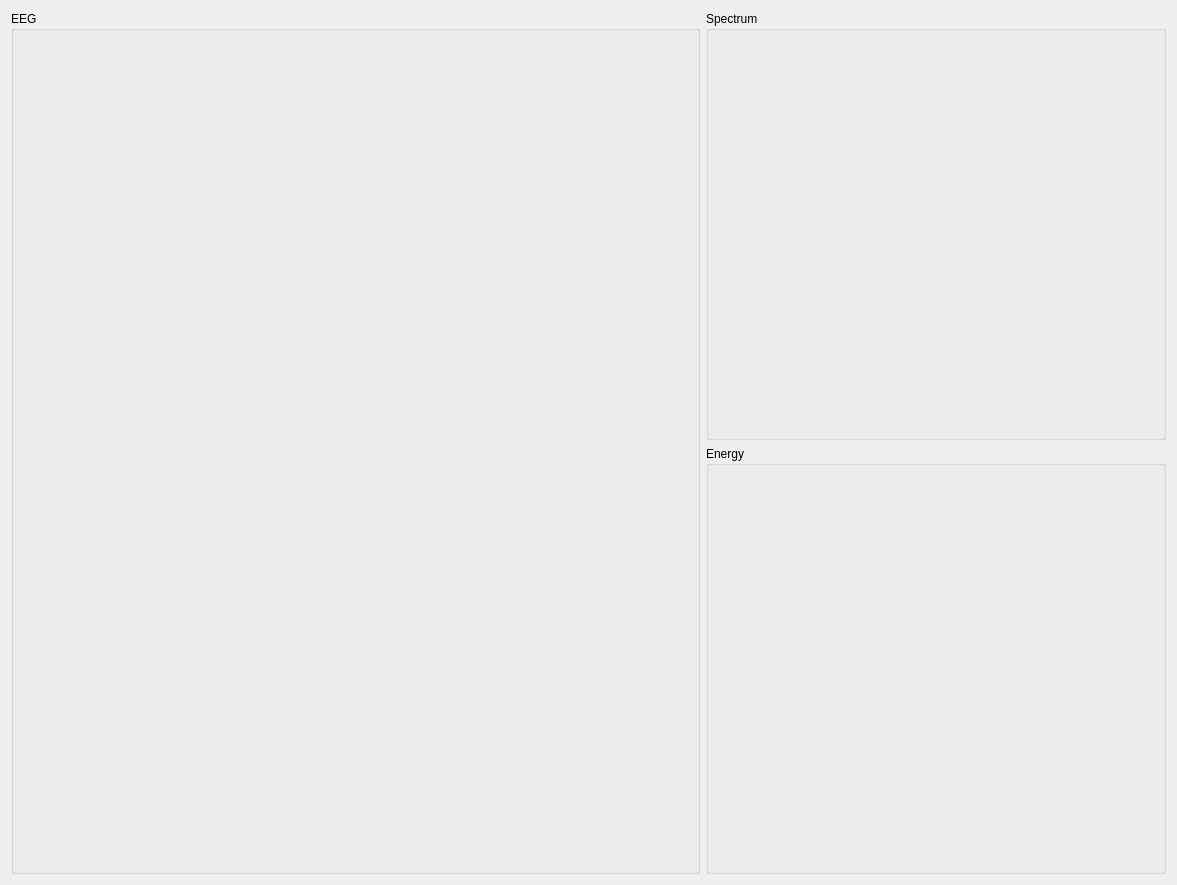
<?xml version="1.0" encoding="UTF-8"?>
<ui version="4.0">
 <class>Form</class>
 <widget class="QWidget" name="Form">
  <property name="geometry">
   <rect>
    <x>0</x>
    <y>0</y>
    <width>1177</width>
    <height>885</height>
   </rect>
  </property>
  <property name="windowTitle">
   <string>Form</string>
  </property>
  <layout class="QHBoxLayout" name="horizontalLayout_2">
   <item>
    <layout class="QHBoxLayout" name="horizontalLayout" stretch="3,2">
     <item>
      <widget class="QGroupBox" name="groupBox">
       <property name="title">
        <string>EEG</string>
       </property>
      </widget>
     </item>
     <item>
      <layout class="QVBoxLayout" name="verticalLayout">
       <item>
        <widget class="QGroupBox" name="groupBox_2">
         <property name="title">
          <string>Spectrum</string>
         </property>
        </widget>
       </item>
       <item>
        <widget class="QGroupBox" name="groupBox_3">
         <property name="title">
          <string>Energy</string>
         </property>
        </widget>
       </item>
      </layout>
     </item>
    </layout>
   </item>
  </layout>
 </widget>
 <resources/>
 <connections/>
</ui>
